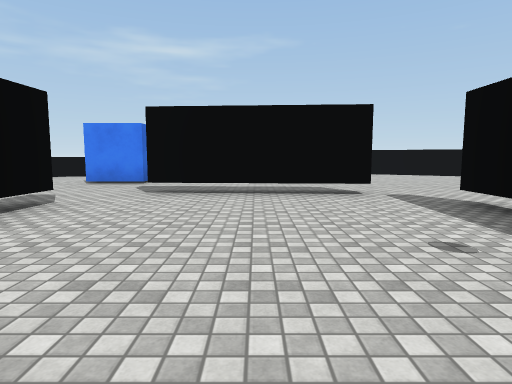
View 1 (above)

24 first-person views from a walk through a scene from a Unity 3-D project. The camera is 1.3 m above the floor, tilts 6° down and sees 75° across. The floor is counted in squares, 2 m on a side. Each view is taken from the middle of a square. On the plan, view 1 faces up. The plan holds only what a view shows up to about 10 squares ahead; the rest is blank. The place goes on beyond the plan. The player character is not drawn. Some animated figures are left out. Surface patterns are stand-ins for the level's own textures.

View 2
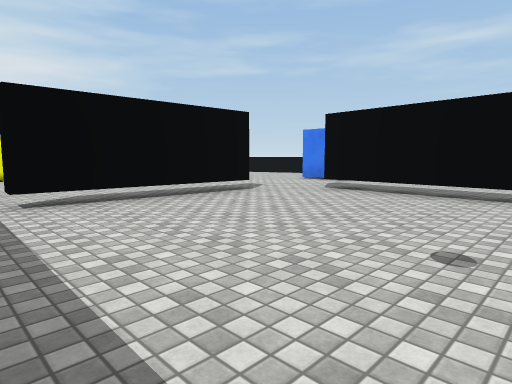

View 3
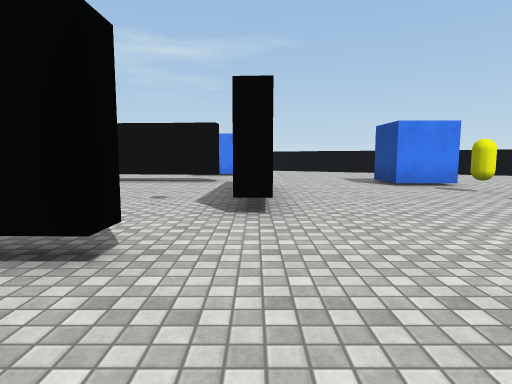

View 4
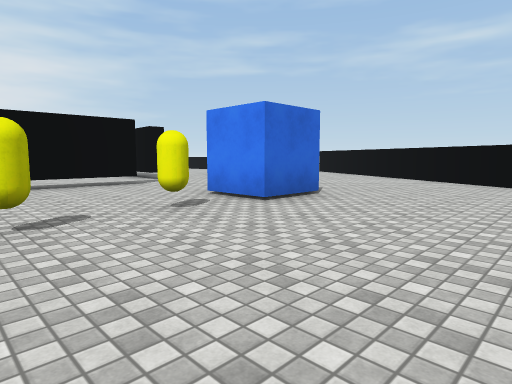

View 5
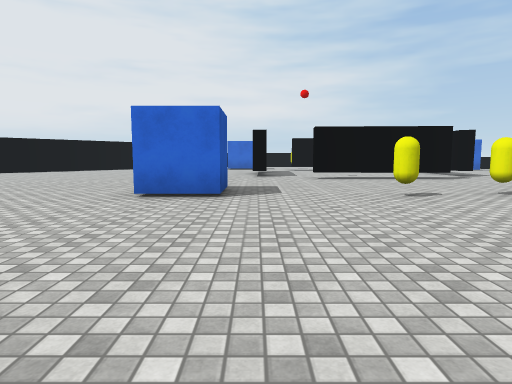

View 6
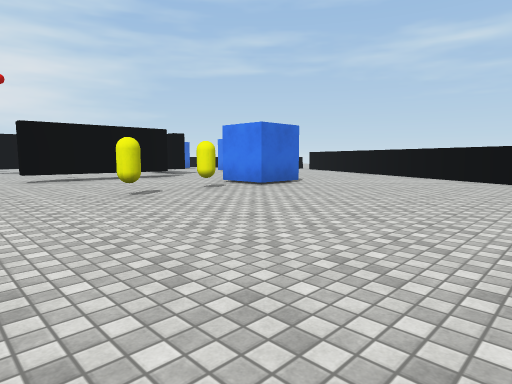

View 7
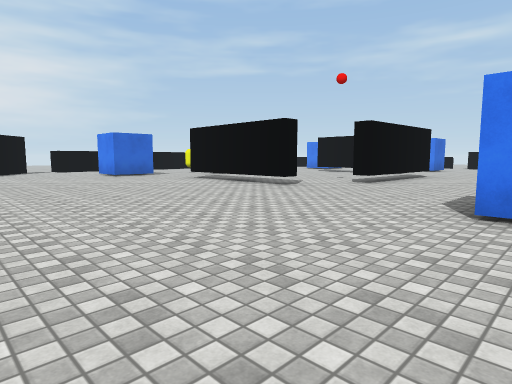

View 8
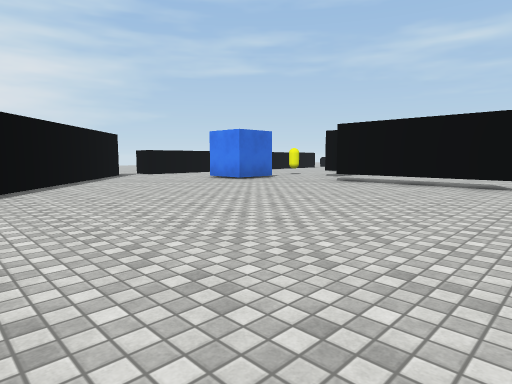

View 9
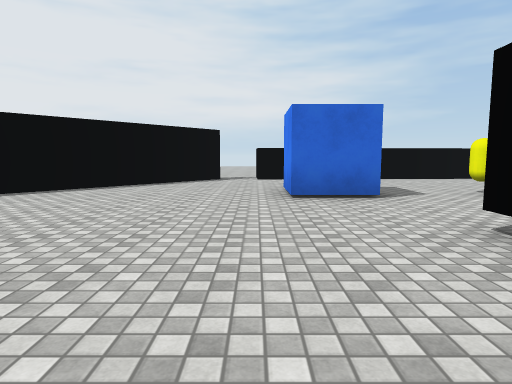

View 10
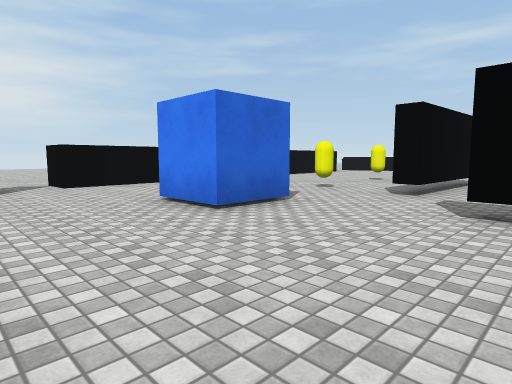

View 11
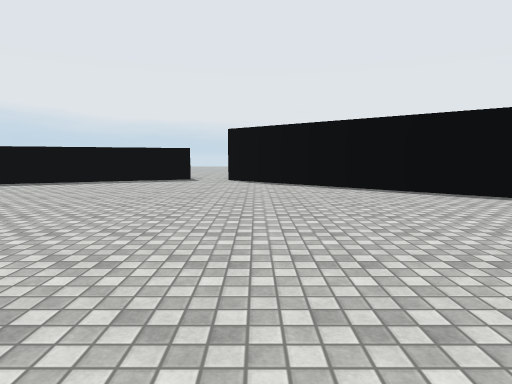

View 12
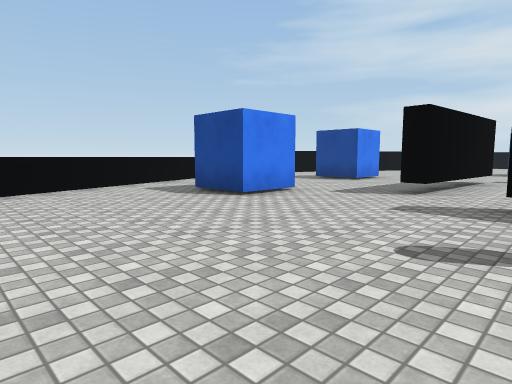

View 13
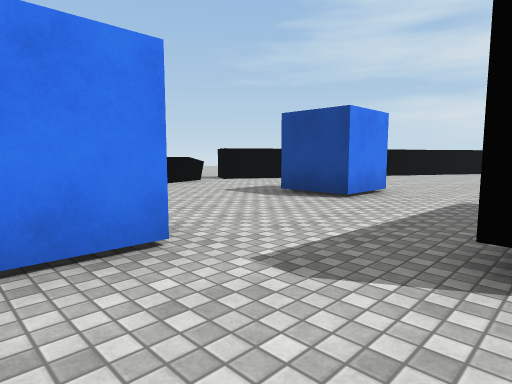

View 14
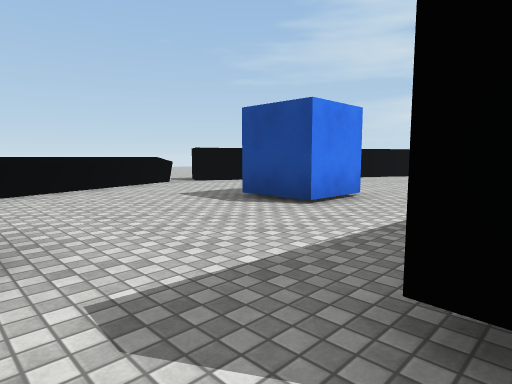

View 15
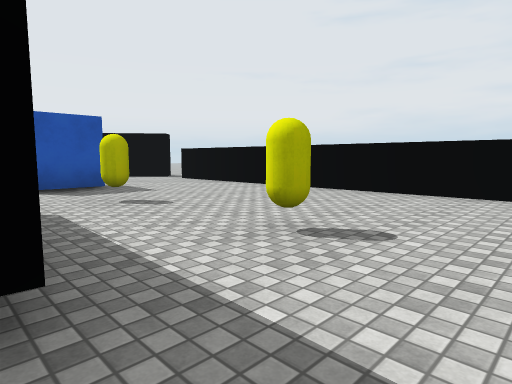

View 16
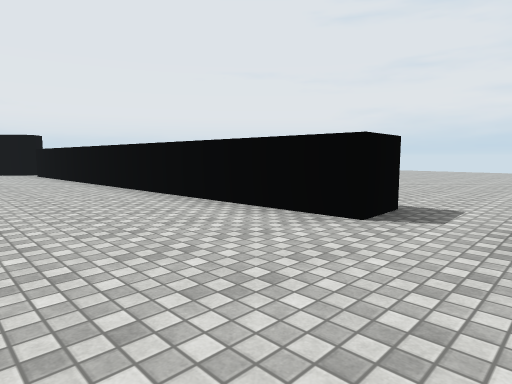

View 17
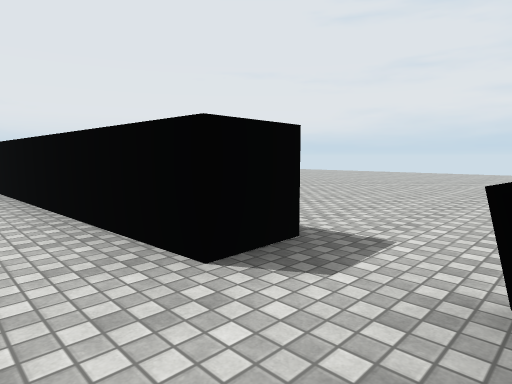

View 18
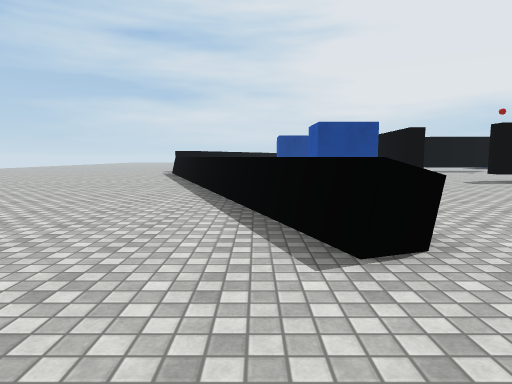

View 19
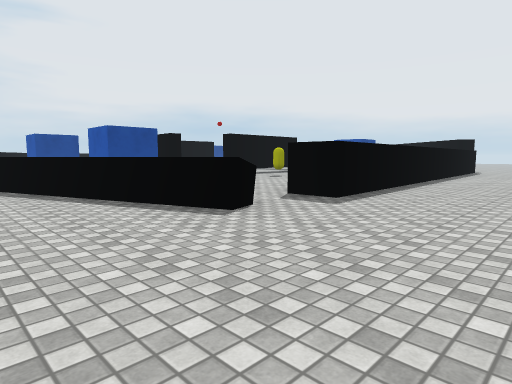

View 20
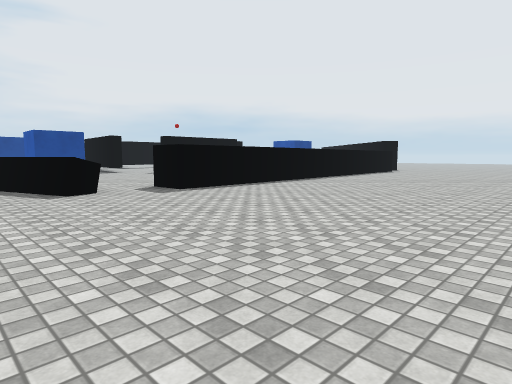

View 21
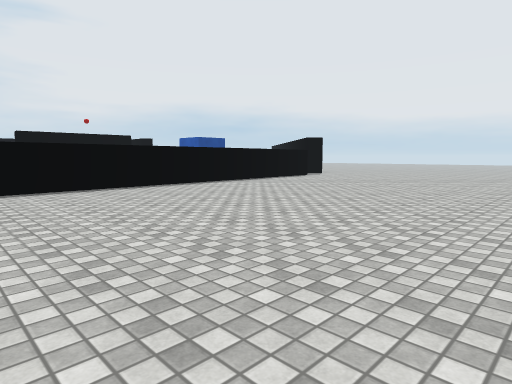

View 22
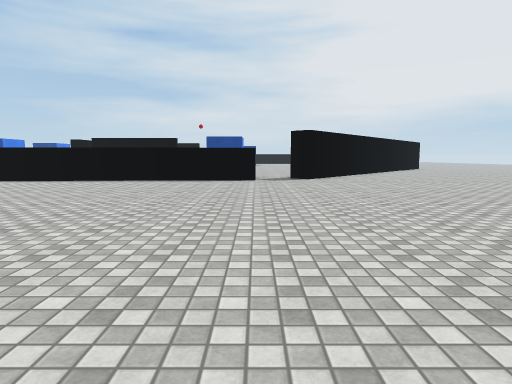

View 23
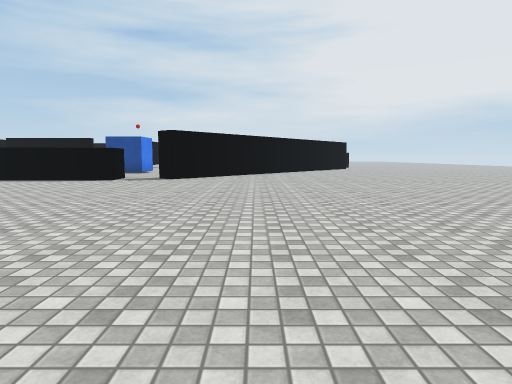

View 24
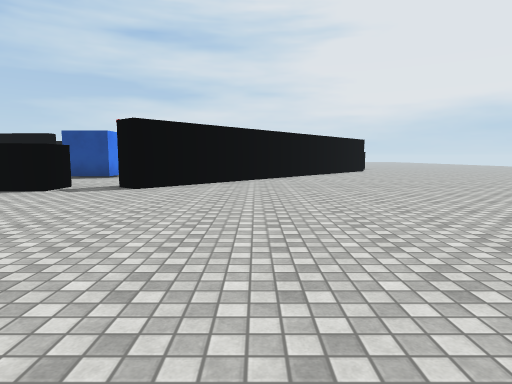

### Floor plan
Key: @ floor where view 1 was taken; # wall or solid block; x gap in a wall; . floor; ^ raised ledge; T thing the floor can be seen under or through; O other object.
Columns run from 19 left of view 1 to 13 right of it. Each row starts with its distance up from view 1.
 15             ......
 14           ........ ^^.##
 13       ..........#^^....#
 12    ..........#^^^......   ##
 11    .......#^^^........    .##
 10    ......^^.........#  .....###
  9    ............##...##........##
  8 .........#......................
  7 .........# .....................
  6  ........# .......TTT...........
  5   .......##...............#.....
  4   .......##...O.T.....T.........
  3   .......##.....T.....T...O......
  2    ......##.....T.....T..........
  1    .......#...O.T.....T...O......
  0    .......#........@.............
 -1   ........#.......TTTT...........
 -2  .........#...#...........#.....
 -3 ..........x....................
 -4  .........##..................
 -5   .........##...............
 -6  ...........##.............
 -7 .............##............
 -8  .............##........
 -9   ............ ##.......
-10    ...........  ###.....#
-11      .........    #...###
-12       ........     .###
-13         ......
-14          .. ..

Positions as (right, up) in squares from view 1, and headings:
1: (0, 0), facing up
2: (2, 0), facing up-left
3: (3, -3), facing up
4: (11, 1), facing up-left
5: (13, -1), facing left
6: (13, -1), facing up-left
7: (7, -7), facing up-left
8: (3, -9), facing up-left
9: (1, -3), facing left
10: (-1, -5), facing up-left
11: (-1, -2), facing down
12: (-8, 4), facing up-right
13: (-4, 6), facing up-right
14: (-3, 6), facing up-right
15: (-3, 6), facing down-left
16: (-6, 10), facing down-left
17: (-8, 10), facing down-left
18: (-12, 11), facing right
19: (-13, 13), facing down-right
20: (-16, 12), facing down-right
21: (-17, 7), facing down-right
22: (-19, -3), facing right
23: (-19, -7), facing right
24: (-16, -7), facing right
